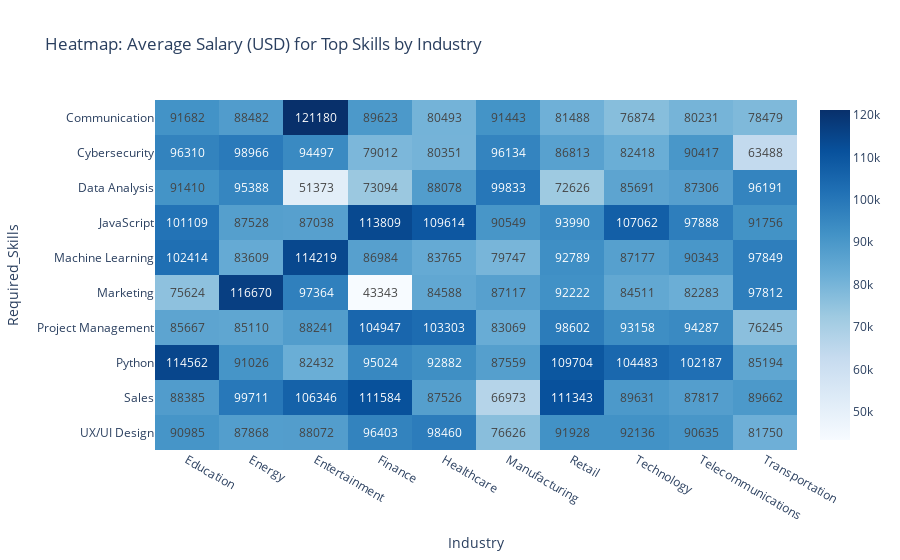

The notebook cell this image was saved under:
### Code cell
#Chart 4: Heatmap of Salary by Skill and Industry (Interactive)
# This heatmap identifies the most valuable skill/industry combinations.
# To keep it readable, we'll focus on the top 10 most frequent skills.
top_10_skills = df['Required_Skills'].value_counts().nlargest(10).index
df_top_skills = df[df['Required_Skills'].isin(top_10_skills)]

skill_industry_pivot = df_top_skills.pivot_table(
    values='Salary_USD',
    index='Required_Skills',
    columns='Industry',
    aggfunc='mean'
)

fig4 = px.imshow(skill_industry_pivot,
                 text_auto=".0f", # Format to show full dollar amount
                 aspect="auto",
                 color_continuous_scale='Blues',
                 title='Heatmap: Average Salary (USD) for Top Skills by Industry')
fig4.show()

### Figure 1 — Plotly figure (JSON) as saved in the notebook; plotly's stock layout.template omitted (floating-point values rounded to 4 significant figures)
{"data": [{"coloraxis": "coloraxis", "hovertemplate": "Industry: %{x}<br>Required_Skills: %{y}<br>color: %{z}<extra></extra>", "name": "0", "texttemplate": "%{z:.0f}", "type": "heatmap", "x": ["Education", "Energy", "Entertainment", "Finance", "Healthcare", "Manufacturing", "Retail", "Technology", "Telecommunications", "Transportation"], "xaxis": "x", "y": ["Communication", "Cybersecurity", "Data Analysis", "JavaScript", "Machine Learning", "Marketing", "Project Management", "Python", "Sales", "UX/UI Design"], "yaxis": "y", "z": [[91680.0, 88480.0, 121200.0, 89620.0, 80490.0, 91440.0, 81490.0, 76870.0, 80230.0, 78480.0], [96310.0, 98970.0, 94500.0, 79010.0, 80350.0, 96130.0, 86810.0, 82420.0, 90420.0, 63490.0], [91410.0, 95390.0, 51370.0, 73090.0, 88080.0, 99830.0, 72630.0, 85690.0, 87310.0, 96190.0], [101100.0, 87530.0, 87040.0, 113800.0, 109600.0, 90550.0, 93990.0, 107100.0, 97890.0, 91760.0], [102400.0, 83610.0, 114200.0, 86980.0, 83770.0, 79750.0, 92790.0, 87180.0, 90340.0, 97850.0], [75620.0, 116700.0, 97360.0, 43340.0, 84590.0, 87120.0, 92220.0, 84510.0, 82280.0, 97810.0], [85670.0, 85110.0, 88240.0, 104900.0, 103300.0, 83070.0, 98600.0, 93160.0, 94290.0, 76250.0], [114600.0, 91030.0, 82430.0, 95020.0, 92880.0, 87560.0, 109700.0, 104500.0, 102200.0, 85190.0], [88390.0, 99710.0, 106300.0, 111600.0, 87530.0, 66970.0, 111300.0, 89630.0, 87820.0, 89660.0], [90980.0, 87870.0, 88070.0, 96400.0, 98460.0, 76630.0, 91930.0, 92140.0, 90630.0, 81750.0]]}], "layout": {"coloraxis": {"colorscale": [[0, "rgb(247,251,255)"], [0.125, "rgb(222,235,247)"], [0.25, "rgb(198,219,239)"], [0.375, "rgb(158,202,225)"], [0.5, "rgb(107,174,214)"], [0.625, "rgb(66,146,198)"], [0.75, "rgb(33,113,181)"], [0.875, "rgb(8,81,156)"], [1, "rgb(8,48,107)"]]}, "title": {"text": "Heatmap: Average Salary (USD) for Top Skills by Industry"}, "xaxis": {"anchor": "y", "domain": [0, 1], "title": {"text": "Industry"}}, "yaxis": {"anchor": "x", "autorange": "reversed", "domain": [0, 1], "title": {"text": "Required_Skills"}}}}
